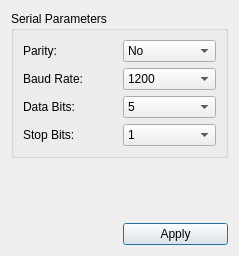
<?xml version="1.0" encoding="UTF-8"?>
<ui version="4.0">
 <class>SettingsDialog</class>
 <widget class="QDialog" name="SettingsDialog">
  <property name="geometry">
   <rect>
    <x>0</x>
    <y>0</y>
    <width>239</width>
    <height>256</height>
   </rect>
  </property>
  <property name="windowTitle">
   <string>Modbus Settings</string>
  </property>
  <layout class="QGridLayout" name="gridLayout">
   <item row="1" column="1">
    <spacer name="verticalSpacer">
     <property name="orientation">
      <enum>Qt::Vertical</enum>
     </property>
     <property name="sizeHint" stdset="0">
      <size>
       <width>20</width>
       <height>43</height>
      </size>
     </property>
    </spacer>
   </item>
   <item row="2" column="1">
    <widget class="QPushButton" name="applyButton">
     <property name="text">
      <string>Apply</string>
     </property>
    </widget>
   </item>
   <item row="0" column="0" colspan="2">
    <widget class="QGroupBox" name="groupBox">
     <property name="title">
      <string>Serial Parameters</string>
     </property>
     <layout class="QGridLayout" name="gridLayout_2">
      <item row="0" column="0">
       <widget class="QLabel" name="label_2">
        <property name="text">
         <string>Parity:</string>
        </property>
       </widget>
      </item>
      <item row="0" column="1">
       <widget class="QComboBox" name="parityCombo">
        <item>
         <property name="text">
          <string>No</string>
         </property>
        </item>
        <item>
         <property name="text">
          <string>Even</string>
         </property>
        </item>
        <item>
         <property name="text">
          <string>Odd</string>
         </property>
        </item>
        <item>
         <property name="text">
          <string>Space</string>
         </property>
        </item>
        <item>
         <property name="text">
          <string>Mark</string>
         </property>
        </item>
       </widget>
      </item>
      <item row="1" column="0">
       <widget class="QLabel" name="label_3">
        <property name="text">
         <string>Baud Rate:</string>
        </property>
       </widget>
      </item>
      <item row="1" column="1">
       <widget class="QComboBox" name="baudCombo">
        <property name="currentText">
         <string>9600</string>
        </property>
        <item>
         <property name="text">
          <string>1200</string>
         </property>
        </item>
        <item>
         <property name="text">
          <string>2400</string>
         </property>
        </item>
        <item>
         <property name="text">
          <string>4800</string>
         </property>
        </item>
        <item>
         <property name="text">
          <string>9600</string>
         </property>
        </item>
        <item>
         <property name="text">
          <string>19200</string>
         </property>
        </item>
        <item>
         <property name="text">
          <string>38400</string>
         </property>
        </item>
        <item>
         <property name="text">
          <string>57600</string>
         </property>
        </item>
        <item>
         <property name="text">
          <string>115200</string>
         </property>
        </item>
       </widget>
      </item>
      <item row="2" column="0">
       <widget class="QLabel" name="label_4">
        <property name="text">
         <string>Data Bits:</string>
        </property>
       </widget>
      </item>
      <item row="2" column="1">
       <widget class="QComboBox" name="dataBitsCombo">
        <property name="currentText">
         <string>8</string>
        </property>
        <item>
         <property name="text">
          <string>5</string>
         </property>
        </item>
        <item>
         <property name="text">
          <string>6</string>
         </property>
        </item>
        <item>
         <property name="text">
          <string>7</string>
         </property>
        </item>
        <item>
         <property name="text">
          <string>8</string>
         </property>
        </item>
       </widget>
      </item>
      <item row="3" column="0">
       <widget class="QLabel" name="label_5">
        <property name="text">
         <string>Stop Bits:</string>
        </property>
       </widget>
      </item>
      <item row="3" column="1">
       <widget class="QComboBox" name="stopBitsCombo">
        <item>
         <property name="text">
          <string>1</string>
         </property>
        </item>
        <item>
         <property name="text">
          <string>3</string>
         </property>
        </item>
        <item>
         <property name="text">
          <string>2</string>
         </property>
        </item>
       </widget>
      </item>
     </layout>
    </widget>
   </item>
  </layout>
 </widget>
 <resources/>
 <connections/>
</ui>
